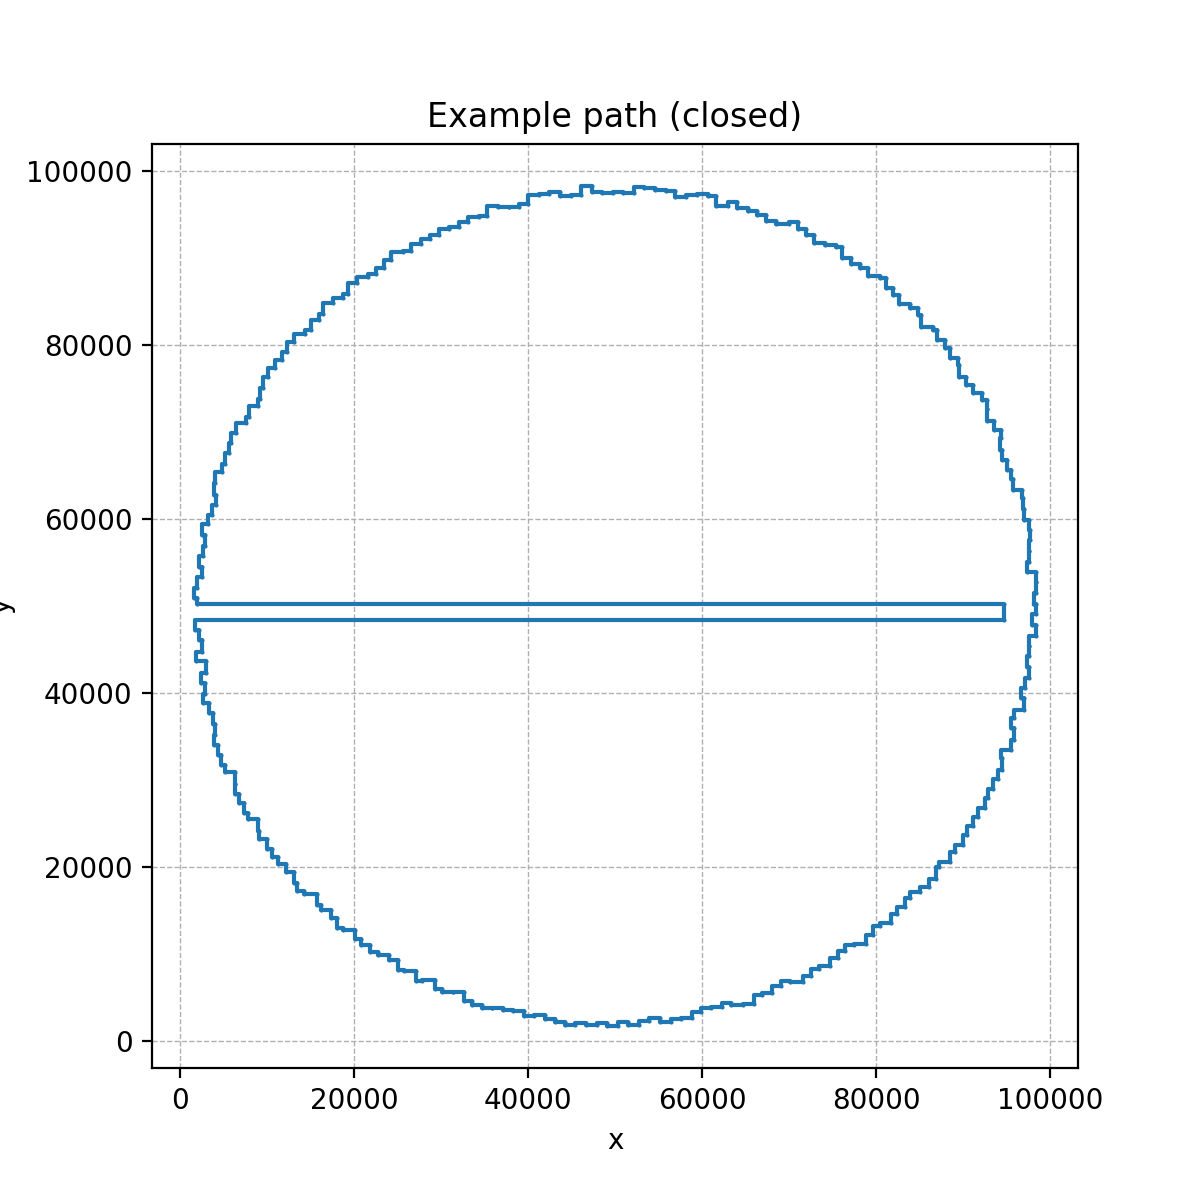

This figure's Python source:
import matplotlib.pyplot as plt
import numpy as np

def plot_points(points, close_path=False, figsize=(6,6), title="Point path"):
    """
    Plot a list of 2D points and connect consecutive points with edges.
    
    Args:
        points: list of (x, y) pairs (tuples or lists) or an Nx2 numpy array.
        close_path: if True, connect the last point back to the first.
        annotate: if True, label each point with its index.
        figsize: tuple with figure size (width, height).
        title: plot title.
    """
    pts = np.asarray(points, dtype=float)
    if pts.ndim != 2 or pts.shape[1] != 2:
        raise ValueError("points must be an iterable of (x, y) pairs")
    
    xs = pts[:, 0]
    ys = pts[:, 1]
    
    # If closing the polygon/path, append first point to the end for plotting
    if close_path:
        xs = np.append(xs, xs[0])
        ys = np.append(ys, ys[0])
    
    fig, ax = plt.subplots(figsize=figsize)
    ax.plot(xs, ys, marker='.', markersize=1)  # don't explicitly set color (uses matplotlib default)
    ax.set_aspect('equal', 'box')
    ax.grid(True, linestyle='--', linewidth=0.5)
    ax.set_xlabel('x')
    ax.set_ylabel('y')
    ax.set_title(title)
    plt.savefig("plot.png", dpi=200)
    return fig, ax

with open("./inputs/day9.txt", "r") as f:
    coords = [[int(n) for n in line.strip().split(",")] for line in f]

# Also show a closed path example
plot_points(coords, close_path=True, title="Example path (closed)")
